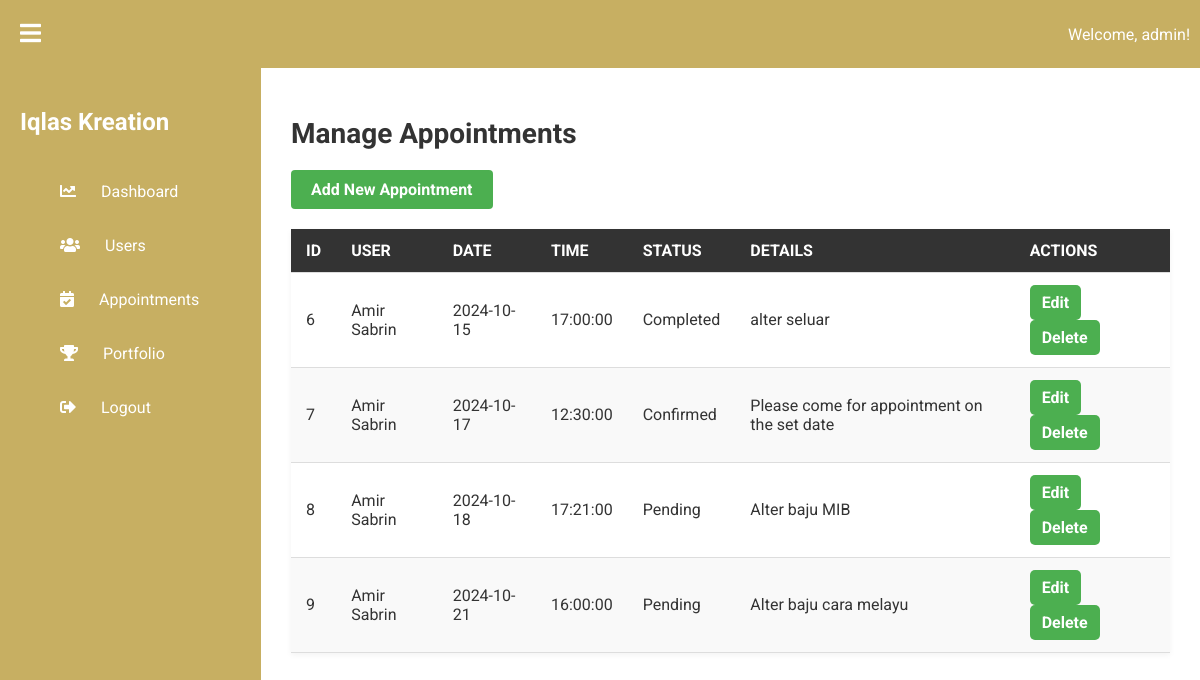
Screenshot of /admin/admin_appointment.php (signed in) with the database file from the repository.
### tables this page shows
CREATE TABLE `appointments` (
  `id` int(11) NOT NULL,
  `user_id` int(11) DEFAULT NULL,
  `appointment_date` date DEFAULT NULL,
  `appointment_time` time DEFAULT NULL,
  `status` varchar(50) DEFAULT 'Pending',
  `details` text DEFAULT NULL
);

CREATE TABLE `users` (
  `id` int(11) NOT NULL,
  `username` varchar(255) NOT NULL,
  `email` varchar(255) NOT NULL,
  `password` varchar(255) NOT NULL,
  `created_at` timestamp NOT NULL DEFAULT current_timestamp()
);

### admin/admin_appointment.php (the view, shortened to what this page needs)
<?php
include '../database/db.php';
$query = "SELECT a.*, u.username FROM appointments a JOIN users u ON a.user_id = u.id";
$result = $conn->query($query);
?>
<!DOCTYPE html>
<html lang="en">
<head>
    <link rel="stylesheet" href="css/style.css">
    <link href="https://cdnjs.cloudflare.com/ajax/libs/font-awesome/5.15.3/css/all.min.css" rel="stylesheet"/>
    <link rel="stylesheet" href="https://cdnjs.cloudflare.com/ajax/libs/font-awesome/4.7.0/css/font-awesome.min.css">
</head>
<body>
    <?php include 'includes/header.php'; ?>
<div class="admin-dashboard">
<?php include 'includes/sidebar.php' ; ?>
    <main class="main-content">
        <h1>Manage Appointments</h1>
        <a href="add_appointment.php" class="btn">Add New Appointment</a>
        <table class="users-table">
            <thead>
                <tr>
                    <th>ID</th>
                    <th>User</th>
                    <th>Date</th>
                    <th>Time</th>
                    <th>Status</th>
                    <th>Details</th>
                    <th>Actions</th>
                </tr>
            </thead>
            <tbody>
                <?php if ($result && $result->num_rows > 0): ?>
                    <?php while ($appointment = $result->fetch_assoc()): ?>
                        <tr>
                            <td><?php echo htmlspecialchars($appointment['id']); ?></td>
                            <td><?php echo htmlspecialchars($appointment['username']); ?></td>
                            <td><?php echo htmlspecialchars($appointment['appointment_date']); ?></td>
                            <td><?php echo htmlspecialchars($appointment['appointment_time']); ?></td>
                            <td><?php echo htmlspecialchars($appointment['status']); ?></td>
                            <td><?php echo htmlspecialchars($appointment['details']); ?></td>
                            <td>
                                <a href="edit_appointment.php?id=<?php echo $appointment['id']; ?>" class="btn">Edit</a>
                                <a href="delete_appointment.php?id=<?php echo $appointment['id']; ?>" class="btn" onclick="return confirm('Are you sure you want to delete this appointment?');">Delete</a>
                            </td>
                        </tr>
                    <?php endwhile; ?>
                <?php else: ?>
                    <tr>
                        <td colspan="7">No appointments found.</td>
                    </tr>
                <?php endif; ?>
            </tbody>
        </table>
    </main>
</div>
</body>
</html>

### admin/css/style.css (style rules this page uses)
body { height: 100vh; margin: 0; font-family: 'roboto'; background-color: #eef2f6; }
.admin-dashboard { display: flex; width: 100%; min-height: 100vh; background-color: white; }
.main-content { flex-grow: 1; padding: 30px; background-color: #fff; transition: margin-left 0.3s ease; margin-left: 0; }
.main-content h1 { font-size: 2rem; margin-bottom: 20px; }
.main-content h1 { font-size: 28px; font-weight: bold; margin-bottom: 20px; color: #333; }
.btn { display: inline-block; padding: 10px 20px; font-size: 16px; font-weight: bold; color: #fff; background-color: #4CAF50; text-align: center; border-radius: 4px; text-decoration: none; transition: background-color 0.3s ease; }
.users-table { width: 100%; border-collapse: collapse; margin-top: 20px; box-shadow: 0 2px 6px rgba(0, 0, 0, 0.05); }
.users-table thead { background-color: #333; color: #fff; }
.users-table th, .users-table td { padding: 12px; text-align: left; border-bottom: 1px solid #ddd; font-size: 16px; }
.users-table tr:nth-child(even) { background-color: #f9f9f9; }
.users-table th { text-transform: uppercase; font-weight: bold; }
.users-table td a { margin-right: 10px; text-decoration: none; color: white; }
.users-table { width: 100%; border-collapse: collapse; margin-top: 20px; }
.users-table th, .users-table td { padding: 12px 15px; text-align: left; border-bottom: 1px solid #ddd; }
.users-table th { background-color: #333; color: white; font-weight: bold; }
.users-table td { font-size: 16px; color: #333; }
.users-table .btn { padding: 8px 12px; color: white; background-color: #4CAF50; text-decoration: none; border-radius: 5px; transition: background-color 0.3s ease; }

### rows the page displays
appointments: id "6", user.username "Amir Sabrin", appointment_date "2024-10-15", appointment_time "17:00:00", status "Completed", details "alter seluar"
appointments: id "7", user.username "Amir Sabrin", appointment_date "2024-10-17", appointment_time "12:30:00", status "Confirmed", details "Please come for appointment on the set date"
appointments: id "8", user.username "Amir Sabrin", appointment_date "2024-10-18", appointment_time "17:21:00", status "Pending", details "Alter baju MIB"
appointments: id "9", user.username "Amir Sabrin", appointment_date "2024-10-21", appointment_time "16:00:00", status "Pending", details "Alter baju cara melayu"

### other values shown
$_SESSION['admin_username'] "admin"
